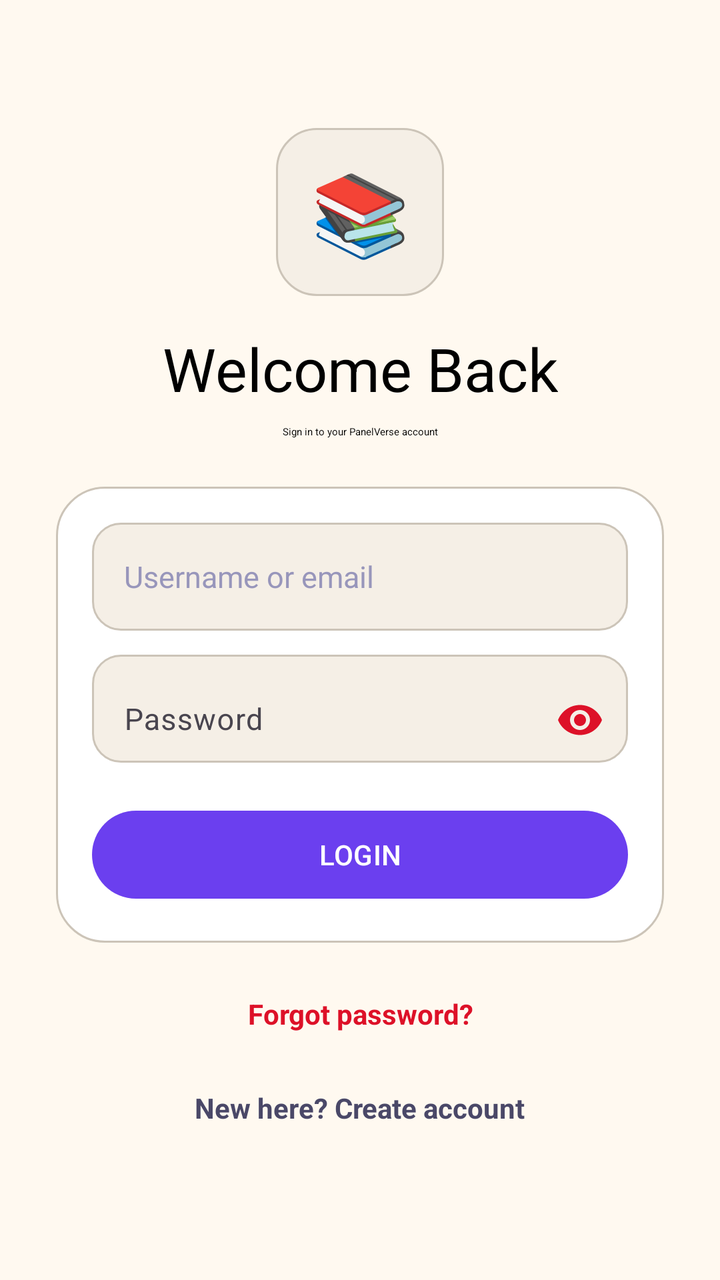
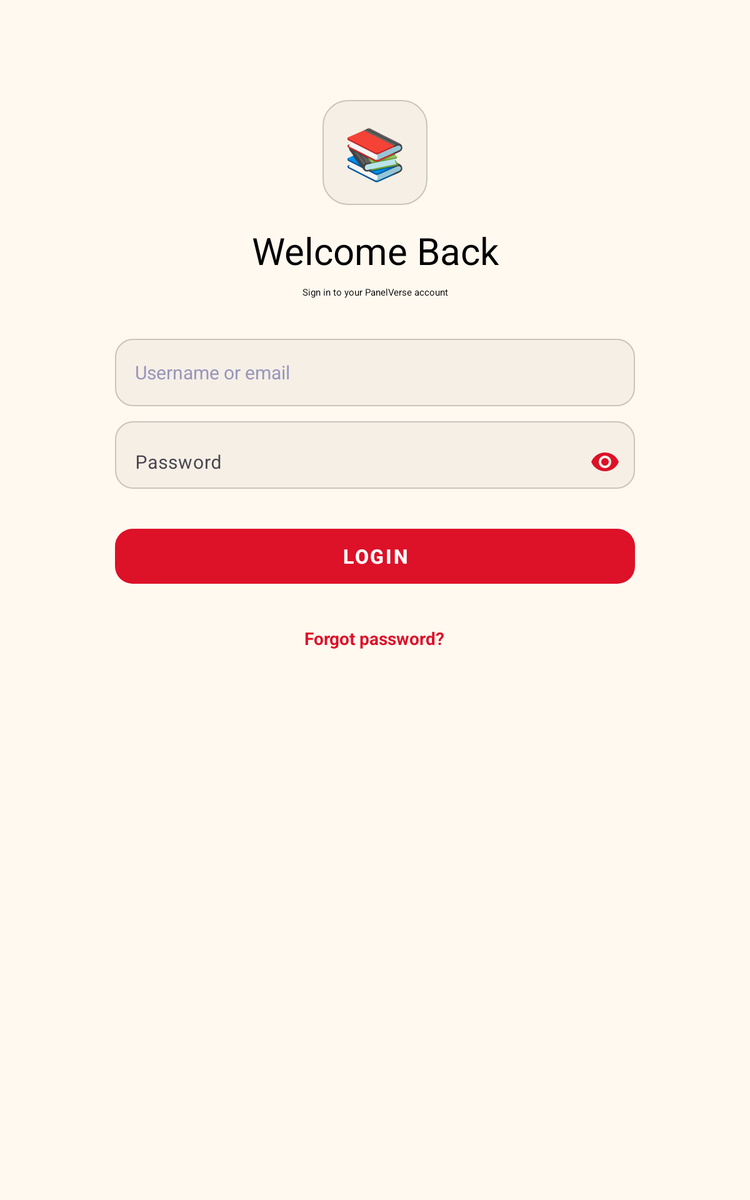

Compare how this app lays out the same screen by default and in its alternative resource folder. The renders come first, then the two layout files and the values they reference.
<!-- AndroidManifest.xml: application theme Theme.Testing -->
<!-- res/layout/fragment_game.xml -->
<?xml version="1.0" encoding="utf-8"?>
<ScrollView xmlns:android="http://schemas.android.com/apk/res/android"
    xmlns:app="http://schemas.android.com/apk/res-auto"
    xmlns:tools="http://schemas.android.com/tools"
    android:layout_width="match_parent"
    android:layout_height="match_parent"
    android:background="@color/bg_dark"
    android:fillViewport="true"
    tools:context=".LoginFragment">

    <LinearLayout
        android:layout_width="match_parent"
        android:layout_height="wrap_content"
        android:orientation="vertical"
        android:gravity="center_horizontal"
        android:paddingStart="@dimen/screen_padding_auth_h"
        android:paddingEnd="@dimen/screen_padding_auth_h"
        android:paddingTop="64dp"
        android:paddingBottom="@dimen/space_xl">

        <TextView
            android:layout_width="84dp"
            android:layout_height="84dp"
            android:text="@string/pv_4"
            android:textSize="40sp"
            android:gravity="center"
            android:background="@drawable/bg_featured_card" />

        <TextView
            android:id="@+id/login"
            android:layout_width="wrap_content"
            android:layout_height="wrap_content"
            android:layout_marginTop="@dimen/space_md"
            android:text="@string/pv_welcome_back"
            android:textAppearance="@style/TextAppearance.PanelVerse.Display"
            android:textSize="30sp"
            android:gravity="center" />

        <TextView
            android:layout_width="wrap_content"
            android:layout_height="wrap_content"
            android:layout_marginTop="@dimen/space_xs"
            android:layout_marginBottom="@dimen/space_lg"
            android:text="@string/pv_sign_in_to_your_panelverse_account"
            android:textAppearance="@style/TextAppearance.PanelVerse.Body"
            android:gravity="center" />

        
        <LinearLayout
            android:layout_width="match_parent"
            android:layout_height="wrap_content"
            android:orientation="vertical"
            android:background="@drawable/bg_section_card"
            android:padding="18dp">

            <EditText
                android:id="@+id/username"
                android:layout_width="match_parent"
                android:layout_height="@dimen/input_height"
                android:background="@drawable/bg_input_field"
                android:hint="@string/pv_login_identifier"
                android:textColorHint="@color/text_muted"
                android:textColor="@color/text_primary"
                android:textSize="15sp"
                android:paddingStart="@dimen/space_md"
                android:paddingEnd="@dimen/space_md"
                android:drawableStart="@drawable/baseline_account_circle_24"
                android:drawableTint="@color/text_muted"
                android:drawablePadding="14dp"
                android:inputType="textNoSuggestions"
                android:autofillHints="emailAddress"
                android:singleLine="true" />

            <com.google.android.material.textfield.TextInputLayout
                android:layout_width="match_parent"
                android:layout_height="@dimen/input_height"
                android:layout_marginTop="@dimen/space_sm"
                android:background="@drawable/bg_input_field"
                app:passwordToggleEnabled="true"
                app:passwordToggleTint="@color/accent_ink"
                app:boxBackgroundMode="none">

                <EditText
                    android:id="@+id/password"
                    android:layout_width="match_parent"
                    android:layout_height="wrap_content"
                    android:background="@null"
                    android:hint="@string/pv_password"
                    android:inputType="textPassword"
                    android:saveEnabled="false"
                    android:autofillHints="password"
                    android:textColorHint="@color/text_muted"
                    android:textColor="@color/text_primary"
                    android:textSize="15sp"
                    android:paddingStart="@dimen/space_md"
                    android:paddingEnd="@dimen/space_md"
                    android:paddingTop="14dp"
                    android:paddingBottom="14dp"
                    android:drawableStart="@drawable/baseline_key_24"
                    android:drawableTint="@color/text_muted"
                    android:drawablePadding="14dp" />
            </com.google.android.material.textfield.TextInputLayout>

            <TextView
                android:id="@+id/attemptsWarning"
                android:layout_width="match_parent"
                android:layout_height="wrap_content"
                android:layout_marginTop="@dimen/space_sm"
                android:gravity="center"
                android:text=""
                android:textColor="@color/text_secondary"
                android:textSize="13sp"
                android:textStyle="bold"
                android:visibility="gone" />

            <TextView
                android:id="@+id/lockoutMessage"
                android:layout_width="match_parent"
                android:layout_height="wrap_content"
                android:layout_marginTop="6dp"
                android:gravity="center"
                android:text=""
                android:textColor="@color/accent_red"
                android:textSize="13sp"
                android:textStyle="bold"
                android:visibility="gone" />

            <com.google.android.material.button.MaterialButton
                android:id="@+id/ingame"
                style="@style/Widget.PanelVerse.Button"
                android:layout_width="match_parent"
                android:layout_height="@dimen/button_height"
                android:layout_marginTop="20dp"
                android:text="@string/pv_login" />
        </LinearLayout>

        <TextView
            android:id="@+id/Forgetpassword"
            android:layout_width="wrap_content"
            android:layout_height="wrap_content"
            android:layout_marginTop="18dp"
            android:text="@string/pv_forgot_password"
            android:textColor="@color/accent_ink"
            android:textStyle="bold"
            android:textSize="14sp"
            android:gravity="center"
            android:clickable="true"
            android:focusable="true"
            android:background="?attr/selectableItemBackgroundBorderless"
            android:padding="@dimen/space_xs" />

        <TextView
            android:id="@+id/goToSignup"
            android:layout_width="wrap_content"
            android:layout_height="wrap_content"
            android:layout_gravity="center_horizontal"
            android:layout_marginTop="@dimen/space_sm"
            android:padding="@dimen/space_xs"
            android:text="@string/pv_new_here_create_account"
            android:textColor="@color/text_secondary"
            android:textStyle="bold"
            android:textSize="14sp"
            android:clickable="true"
            android:focusable="true"
            android:background="?attr/selectableItemBackgroundBorderless" />

    </LinearLayout>
</ScrollView>
<!-- resources referenced by this layout -->
<resources>
  <color name="accent_ink">#FFDD1128</color>
  <color name="accent_red">#FFDD1128</color>
  <color name="bg_dark">#FFFFF9F0</color>
  <color name="text_muted">#FF9896BB</color>
  <color name="text_primary">#FF0A0A14</color>
  <color name="text_secondary">#FF4A4868</color>
  <dimen name="button_height">52dp</dimen>
  <dimen name="input_height">54dp</dimen>
  <dimen name="screen_padding_auth_h">28dp</dimen>
  <dimen name="space_lg">24dp</dimen>
  <dimen name="space_md">16dp</dimen>
  <dimen name="space_sm">12dp</dimen>
  <dimen name="space_xl">32dp</dimen>
  <dimen name="space_xs">8dp</dimen>
  <!-- drawable bg_featured_card (drawable) -->
  <?xml version="1.0" encoding="utf-8"?>
  <shape xmlns:android="http://schemas.android.com/apk/res/android"
      android:shape="rectangle">
      <corners android:radius="@dimen/radius_lg" />
      <solid android:color="@color/bg_section" />
      <stroke android:width="1dp" android:color="@color/card_border" />
  </shape>
  <!-- drawable bg_section_card (drawable) -->
  <?xml version="1.0" encoding="utf-8"?>
  <shape xmlns:android="http://schemas.android.com/apk/res/android"
      android:shape="rectangle">
      <solid android:color="@color/bg_card" />
      <corners android:radius="24dp" />
      <stroke android:width="1dp" android:color="@color/card_border" />
  </shape>
  <string name="pv_4">"📚"</string>
  <string name="pv_forgot_password">"Forgot password?"</string>
  <string name="pv_login">"LOGIN"</string>
  <string name="pv_login_identifier">Username or email</string>
  <string name="pv_new_here_create_account">"New here? Create account"</string>
  <string name="pv_password">"Password"</string>
  <string name="pv_sign_in_to_your_panelverse_account">"Sign in to your PanelVerse account"</string>
  <string name="pv_welcome_back">"Welcome Back"</string>
  <!-- from res/values-night/ (not used when drawing this layout) -->
  <style name="TextAppearance.PanelVerse.Body" parent="">
          <item name="android:fontFamily">sans-serif</item>
          <item name="android:textSize">@dimen/text_body</item>
          <item name="android:textColor">@color/text_secondary</item>
          <item name="android:lineSpacingMultiplier">1.3</item>
      </style>
  <!-- from res/values-night/ (not used when drawing this layout) -->
  <style name="Widget.PanelVerse.Button" parent="Widget.Material3.Button">
          <item name="android:minHeight">@dimen/button_height</item>
          <item name="android:textAppearance">@style/TextAppearance.PanelVerse.Button</item>
          <item name="android:textColor">@color/white</item>
          <item name="backgroundTint">@color/accent_ink</item>
          <item name="cornerRadius">@dimen/radius_md</item>
          <item name="rippleColor">@color/white</item>
      </style>
  <style name="Theme.Testing" parent="Base.Theme.Testing" />
  <dimen name="radius_lg">20dp</dimen>
  <color name="bg_section">#FFF5EFE6</color>
  <color name="card_border">#FFCCC4B8</color>
  <dimen name="radius_md">14dp</dimen>
  <color name="bg_card">#FFFFFFFF</color>
  <dimen name="text_body">14sp</dimen>
  <dimen name="text_display">32sp</dimen>
  <!-- from res/values-night/ (not used when drawing this layout) -->
  <style name="TextAppearance.PanelVerse.Button" parent="">
          <item name="android:fontFamily">sans-serif-medium</item>
          <item name="android:textSize">14sp</item>
          <item name="android:textStyle">bold</item>
          <item name="android:letterSpacing">0.06</item>
      </style>
  <color name="white">#FFFFFFFF</color>
  <color name="accent_purple">#FF6B3FEF</color>
  <color name="bottom_nav_bg">#FFFFF9F0</color>
  <!-- some entries are left out for length -->
</resources>
<!-- res/layout-sw600dp/fragment_game.xml (the repository's variant of the layout above) -->
<!-- drawn on a 7-inch tablet held upright -->
<?xml version="1.0" encoding="utf-8"?>
<ScrollView xmlns:android="http://schemas.android.com/apk/res/android"
    xmlns:app="http://schemas.android.com/apk/res-auto"
    xmlns:tools="http://schemas.android.com/tools"
    android:layout_width="match_parent"
    android:layout_height="match_parent"
    android:background="@color/bg_dark"
    android:fillViewport="true"
    tools:context=".LoginFragment">

    <LinearLayout
        android:layout_width="480dp"
        android:layout_height="wrap_content"
        android:layout_gravity="center_horizontal"
        android:orientation="vertical"
        android:gravity="center_horizontal"
        android:paddingStart="@dimen/screen_padding_auth_h"
        android:paddingEnd="@dimen/screen_padding_auth_h"
        android:paddingTop="80dp"
        android:paddingBottom="@dimen/space_xl">

        <TextView
            android:layout_width="84dp"
            android:layout_height="84dp"
            android:text="@string/pv_4"
            android:textSize="40sp"
            android:gravity="center"
            android:background="@drawable/bg_featured_card" />

        <TextView
            android:id="@+id/login"
            android:layout_width="wrap_content"
            android:layout_height="wrap_content"
            android:layout_marginTop="@dimen/space_md"
            android:text="@string/pv_welcome_back"
            android:textAppearance="@style/TextAppearance.PanelVerse.Display"
            android:textSize="30sp"
            android:gravity="center" />

        <TextView
            android:layout_width="wrap_content"
            android:layout_height="wrap_content"
            android:layout_marginTop="@dimen/space_xs"
            android:layout_marginBottom="@dimen/space_xl"
            android:text="@string/pv_sign_in_to_your_panelverse_account"
            android:textAppearance="@style/TextAppearance.PanelVerse.Body"
            android:gravity="center" />

        <EditText
            android:id="@+id/username"
            android:layout_width="match_parent"
            android:layout_height="@dimen/input_height"
            android:background="@drawable/bg_input_field"
            android:hint="@string/pv_login_identifier"
            android:textColorHint="@color/text_muted"
            android:textColor="@color/text_primary"
            android:textSize="15sp"
            android:paddingStart="@dimen/space_md"
            android:paddingEnd="@dimen/space_md"
            android:drawableStart="@drawable/baseline_account_circle_24"
            android:drawableTint="@color/text_muted"
            android:drawablePadding="14dp"
            android:inputType="textNoSuggestions"
            android:autofillHints="emailAddress"
            android:singleLine="true" />

        <com.google.android.material.textfield.TextInputLayout
            android:layout_width="match_parent"
            android:layout_height="@dimen/input_height"
            android:layout_marginTop="@dimen/space_sm"
            android:background="@drawable/bg_input_field"
            app:passwordToggleEnabled="true"
            app:passwordToggleTint="@color/accent_ink"
            app:boxBackgroundMode="none">

            <EditText
                android:id="@+id/password"
                android:layout_width="match_parent"
                android:layout_height="wrap_content"
                android:background="@null"
                android:hint="@string/pv_password"
                android:inputType="textPassword"
                android:autofillHints="password"
                android:textColorHint="@color/text_muted"
                android:textColor="@color/text_primary"
                android:textSize="15sp"
                android:paddingStart="@dimen/space_md"
                android:paddingEnd="@dimen/space_md"
                android:paddingTop="14dp"
                android:paddingBottom="14dp"
                android:drawableStart="@drawable/baseline_key_24"
                android:drawableTint="@color/text_muted"
                android:drawablePadding="14dp" />
        </com.google.android.material.textfield.TextInputLayout>

        <TextView
            android:id="@+id/attemptsWarning"
            android:layout_width="match_parent"
            android:layout_height="wrap_content"
            android:layout_marginTop="@dimen/space_sm"
            android:gravity="center"
            android:text=""
            android:textColor="@color/text_secondary"
            android:textSize="13sp"
            android:textStyle="bold"
            android:visibility="gone" />

        <TextView
            android:id="@+id/lockoutMessage"
            android:layout_width="match_parent"
            android:layout_height="wrap_content"
            android:layout_marginTop="6dp"
            android:gravity="center"
            android:text=""
            android:textColor="@color/accent_red"
            android:textSize="13sp"
            android:textStyle="bold"
            android:visibility="gone" />

        <com.google.android.material.button.MaterialButton
            android:id="@+id/ingame"
            style="@style/Widget.PanelVerse.Button"
            android:layout_width="match_parent"
            android:layout_height="@dimen/button_height"
            android:layout_marginTop="28dp"
            android:text="@string/pv_login"
            android:textSize="16sp"
            android:textStyle="bold"
            android:textColor="@color/white"
            android:letterSpacing="0.08"
            app:backgroundTint="@color/accent_ink"
            app:cornerRadius="@dimen/radius_md" />

        <TextView
            android:id="@+id/Forgetpassword"
            android:layout_width="wrap_content"
            android:layout_height="wrap_content"
            android:layout_marginTop="22dp"
            android:text="@string/pv_forgot_password"
            android:textColor="@color/accent_ink"
            android:textStyle="bold"
            android:textSize="14sp"
            android:gravity="center"
            android:clickable="true"
            android:focusable="true"
            android:background="?attr/selectableItemBackgroundBorderless"
            android:padding="@dimen/space_xs" />

    </LinearLayout>
</ScrollView>
<!-- resources referenced by the variant -->
<!-- as a 7-inch tablet held upright resolves them -->
<resources>
  <color name="accent_ink">#FFDD1128</color>
  <color name="accent_red">#FFDD1128</color>
  <color name="bg_dark">#FFFFF9F0</color>
  <color name="text_muted">#FF9896BB</color>
  <color name="text_primary">#FF0A0A14</color>
  <color name="text_secondary">#FF4A4868</color>
  <color name="white">#FFFFFFFF</color>
  <dimen name="button_height">52dp</dimen>
  <dimen name="input_height">54dp</dimen>
  <dimen name="radius_md">14dp</dimen>
  <!-- from res/values-sw600dp/ -->
  <dimen name="screen_padding_auth_h">32dp</dimen>
  <dimen name="space_md">16dp</dimen>
  <dimen name="space_sm">12dp</dimen>
  <dimen name="space_xl">32dp</dimen>
  <dimen name="space_xs">8dp</dimen>
  <!-- drawable bg_featured_card (drawable) -->
  <?xml version="1.0" encoding="utf-8"?>
  <shape xmlns:android="http://schemas.android.com/apk/res/android"
      android:shape="rectangle">
      <corners android:radius="@dimen/radius_lg" />
      <solid android:color="@color/bg_section" />
      <stroke android:width="1dp" android:color="@color/card_border" />
  </shape>
  <string name="pv_4">"📚"</string>
  <string name="pv_forgot_password">"Forgot password?"</string>
  <string name="pv_login">"LOGIN"</string>
  <string name="pv_login_identifier">Username or email</string>
  <string name="pv_password">"Password"</string>
  <string name="pv_sign_in_to_your_panelverse_account">"Sign in to your PanelVerse account"</string>
  <string name="pv_welcome_back">"Welcome Back"</string>
  <!-- from res/values-night/ (not used when drawing this layout) -->
  <style name="TextAppearance.PanelVerse.Body" parent="">
          <item name="android:fontFamily">sans-serif</item>
          <item name="android:textSize">@dimen/text_body</item>
          <item name="android:textColor">@color/text_secondary</item>
          <item name="android:lineSpacingMultiplier">1.3</item>
      </style>
  <!-- from res/values-night/ (not used when drawing this layout) -->
  <style name="TextAppearance.PanelVerse.Display" parent="">
          <item name="android:fontFamily">sans-serif-condensed</item>
          <item name="android:textSize">@dimen/text_display</item>
          <item name="android:textStyle">bold</item>
          <item name="android:letterSpacing">0.0</item>
          <item name="android:textColor">@color/text_primary</item>
          <item name="android:lineSpacingMultiplier">0.95</item>
          <item name="android:includeFontPadding">false</item>
      </style>
  <!-- from res/values-night/ (not used when drawing this layout) -->
  <style name="Widget.PanelVerse.Button" parent="Widget.Material3.Button">
          <item name="android:minHeight">@dimen/button_height</item>
          <item name="android:textAppearance">@style/TextAppearance.PanelVerse.Button</item>
          <item name="android:textColor">@color/white</item>
          <item name="backgroundTint">@color/accent_ink</item>
          <item name="cornerRadius">@dimen/radius_md</item>
          <item name="rippleColor">@color/white</item>
      </style>
  <style name="Theme.Testing" parent="Base.Theme.Testing" />
  <dimen name="radius_lg">20dp</dimen>
  <color name="bg_section">#FFF5EFE6</color>
  <color name="card_border">#FFCCC4B8</color>
  <dimen name="text_body">14sp</dimen>
  <dimen name="text_display">32sp</dimen>
  <!-- from res/values-night/ (not used when drawing this layout) -->
  <style name="TextAppearance.PanelVerse.Button" parent="">
          <item name="android:fontFamily">sans-serif-medium</item>
          <item name="android:textSize">14sp</item>
          <item name="android:textStyle">bold</item>
          <item name="android:letterSpacing">0.06</item>
      </style>
  <color name="accent_purple">#FF6B3FEF</color>
  <color name="bg_card">#FFFFFFFF</color>
  <color name="bottom_nav_bg">#FFFFF9F0</color>
  <!-- some entries are left out for length -->
</resources>
